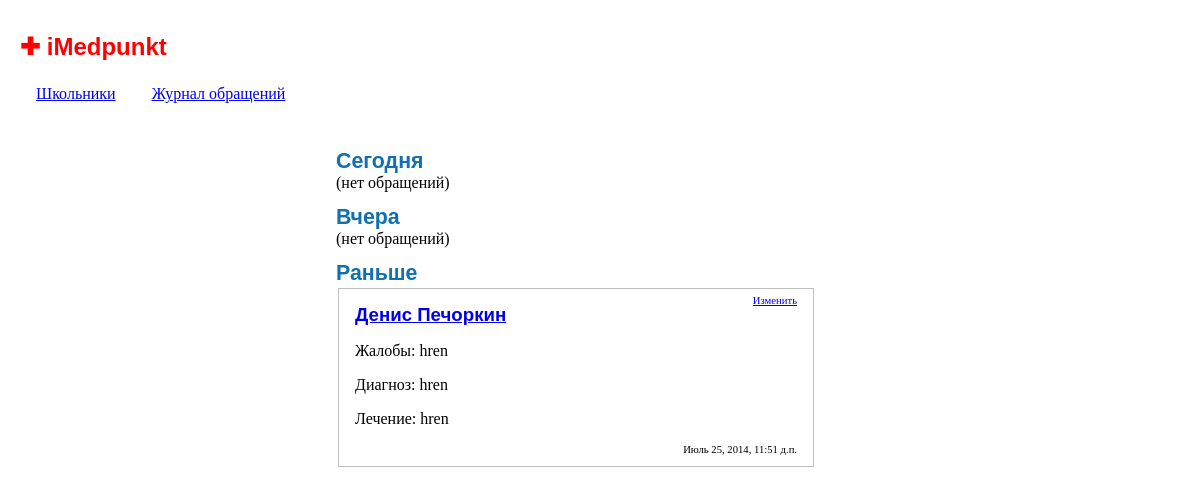
The page /visits_list on the database as committed earlier.
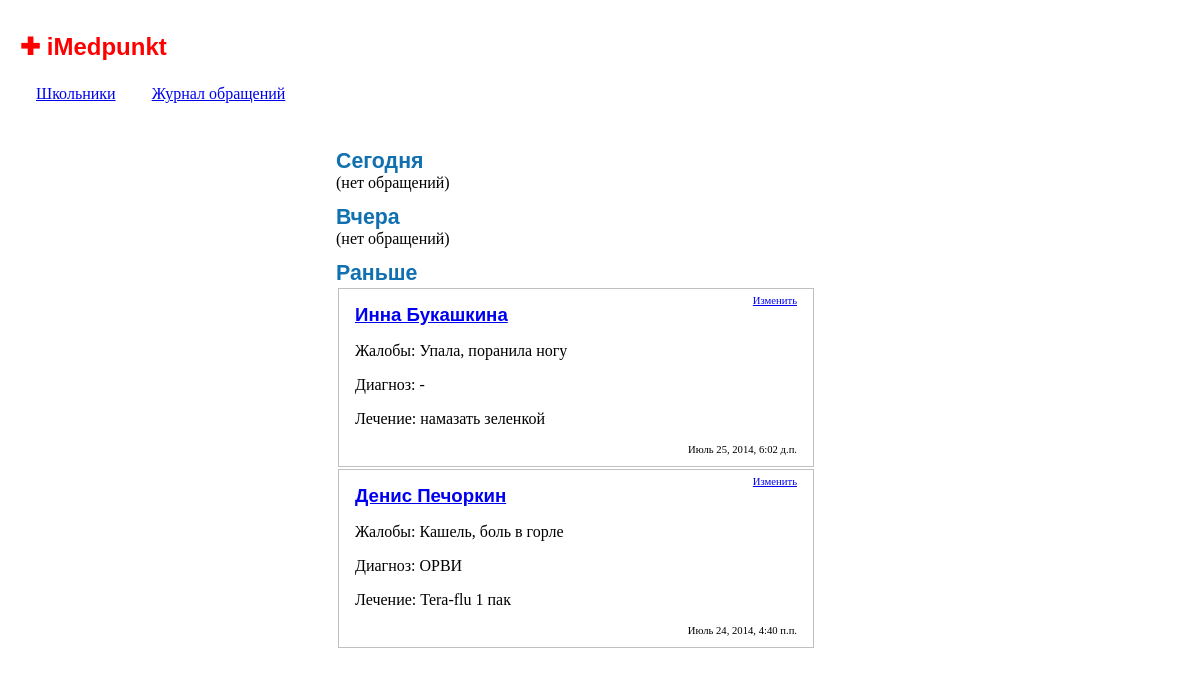
The same page on the database as committed later.
### iMedpunkt/models.py (models this page shows, shortened)
class Visit(models.Model):
    date = models.DateTimeField(auto_now=True)
    student = models.ForeignKey(Student)
    complaints = models.CharField(max_length=1000)
    examination = models.CharField(max_length=1000)
    diagnosis = models.CharField(max_length=1000)
    treatment = models.CharField(max_length=1000)
    temperature = models.IntegerField()
    flags = models.IntegerField()
    to_print = models.BooleanField(default=False)
    is_first = models.BooleanField(default=False)
    injury = models.BooleanField(default=False)
    need_consultation = models.BooleanField(default=False)
    need_repeat = models.BooleanField(default=False)

class Student(models.Model):
    first_name = models.CharField(max_length=50, default='#')
    patronymic = models.CharField(max_length=50, default='#')
    last_name = models.CharField(max_length=50, default='#')
    birth_date = models.DateField()
    sex = models.CharField(max_length=1, default="?")
    group = models.CharField(max_length=50, default='#')
    home = models.CharField(max_length=50, default='#')
    height = models.IntegerField(default=0)
    weight = models.IntegerField(default=0)
    health = models.CharField(max_length=100, default='#')
    allergy = models.CharField(max_length=100, default='#')
    food = models.CharField(max_length=100, default='#')
    in_isolator = models.BooleanField(default=False)
    bolel = models.BooleanField(default=False)
    cert1 = models.BooleanField(default=False)
    cert2 = models.BooleanField(default=False)
    def __str__(self):
        return self.first_name + " " + self.last_name

### iMedpunkt/views.py (the view)
# urls.py: url(r'^visits_list$', visits_list, name='visits_list'),
def visits_list(request):
    visits = Visit.objects.order_by("date").reverse()
    today = []
    yesterday = []
    this_week = []
    earlier = []
    for visit in visits:
        visit_date = date(visit.date.year, visit.date.month, visit.date.day)
        print(visit_date)
        if visit_date == date.today():
            today.append(visit)
        elif visit.date == date.today() - timedelta(days=1):
            yesterday.append(visit)
        else:
            earlier.append(visit)
    template = loader.get_template('visits_list.html')
    context = RequestContext(request, {
        'today': today,
        'yesterday': yesterday,
        'earlier': earlier
    })
    return HttpResponse(template.render(context))

### iMedpunkt/templates/visits_list.html
{% extends "base.html" %}
{% block content %}
<div class="centercolumn">
    <h2> Сегодня </h2>
        {% include "visits_list_template.html" with visits=today hyper='true'%}
    <h2> Вчера </h2>
        {% include "visits_list_template.html" with visits=yesterday hyper='true'%}
    <h2> Раньше </h2>
        {% include "visits_list_template.html" with visits=earlier hyper='true'%}
</div>
{% endblock %}

### iMedpunkt/templates/visits_list_template.html
{% if visits %}
    <table class="visits">
        {% for visit in visits %}
            <tr class="visits">
                <td class="visits">
                    <div style="float:right">
                        <a style="font-size:8pt;" href="{% url 'visit_edit' visit.id %}">Изменить</a>
                    </div>
                    <h3>
                        {% if hyper == 'true' %}<a href="{% url 'student' visit.student.id %}">{{ visit.student }}</a>
                        {% else %}
                            {{ visit.date }}
                        {% endif %}
                    </h3>
                    <p>
                        Жалобы: {{ visit.complaints }}
                    </p>
                    <p>
                        Диагноз: {{ visit.diagnosis }}
                    </p>
                    <p>
                        Лечение: {{ visit.treatment }}
                    </p>
                    {% if hyper == 'true' %}
                        <p style="font-size:8pt; text-align:right">
                            {{ visit.date }}
                        </p>
                    {% endif %}
                </td>
            </tr>
        {% endfor %}
    </table>
{% else %}
    (нет обращений)
{% endif %}

Rows that differ between the two databases and show on the page:
added Visit: student "Инна Букашкина", complaints "Упала, поранила ногу", diagnosis "-", treatment "намазать зеленкой", date "Июль 25, 2014, 6:02 д.п."
changed Visit "Денис Печоркин": complaints "hren" → "Кашель, боль в горле"; diagnosis "hren" → "ОРВИ"; treatment "hren" → "Tera-flu 1 пак"; date "Июль 25, 2014, 11:51 д.п." → "Июль 24, 2014, 4:40 п.п."
